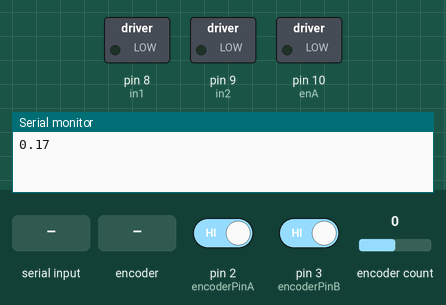
Recording of a sketch running on a simulated Arduino Uno, built with avr-gcc and run on an emulated ATmega328P. Shown: switched loads named in the sketch (green lamp = pin HIGH), the last lines printed to the serial monitor. Inputs (shaded band) come from the test bench; at power-on: pin 2 (encoderPinA) HIGH, pin 3 (encoderPinB) HIGH, encoder count 0.

Above: at 1.2 s.
1.3 s: "-" received over Serial
At 3.5 s:
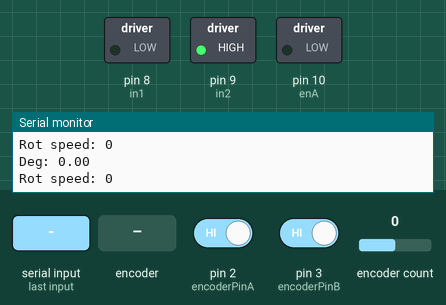
3.8 s: rotary encoder on pin 2 (encoderPinA) / pin 3 (encoderPinB) turned 3 steps (first pin leading)
At 5.4 s:
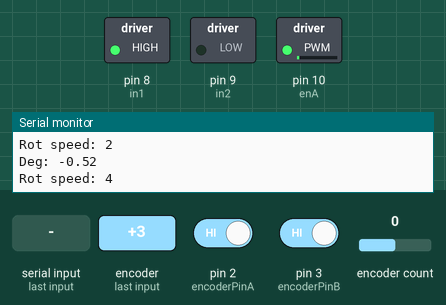
5.9 s: "90,45\n" received over Serial
At 7.3 s:
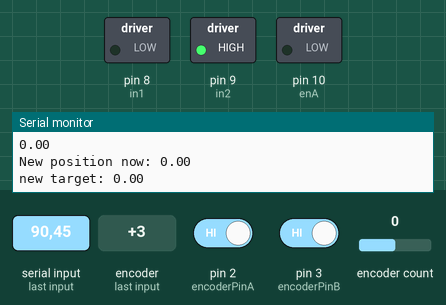
8.4 s: "30,150\n" received over Serial
At 9.2 s:
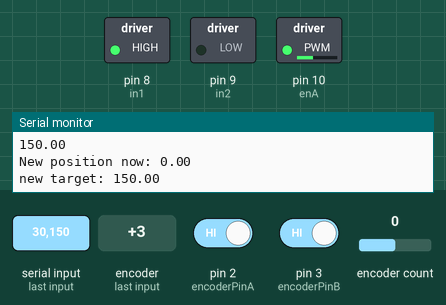
10.9 s: "200\n" received over Serial
At 11.4 s:
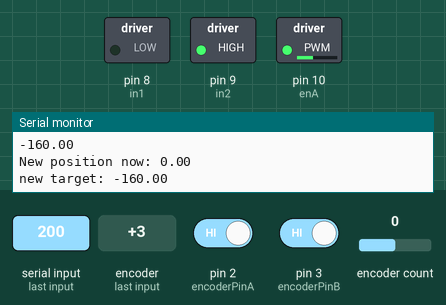
13.4 s: rotary encoder on pin 2 (encoderPinA) / pin 3 (encoderPinB) turned 3 steps (first pin leading)
At 15.1 s:
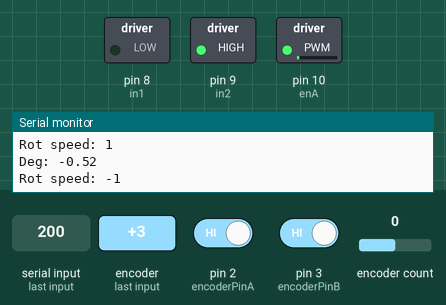
Timing chart, 0 to 16.5 s (numbered marks = the images above; inputs shaded):
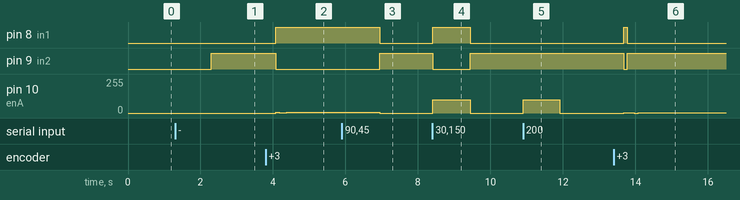

The sketch:

dc_stepper_pid.ino
```cpp
#include <SoftwareSerial.h>
#include <Encoder.h>
#include <PID_v1.h>

#define DEBUG_MODE true

#define enA 10
#define in1 8
#define in2 9

#define encoderPinA 2
#define encoderPinB 3

#define MAX_SPEED 100
#define MIN_SPEED 0
#define ACCEL_SPEED 50

#define CW true
#define CCW false

double ENCODER_STEP = 0.171756;
float Kp = 8, Ki = 0.5, Kd = 1.4;
//float max_Kp = 4, max_Ki = 2;
double Output;
double newPosition;
double target = 0;
PID pid(&newPosition, &Output, &target, Kp, Ki, Kd, DIRECT);

volatile int encoder0Pos = 0;
volatile int encoder0PinALast = LOW;
volatile int n = LOW;
volatile int m = LOW;

int steps = 0, steps_to_print = 1000;

// *** BT ***
SoftwareSerial bt (11,12);  //RX, TX (Switched on the Bluetooth - RX -> TX | TX -> RX)
bool use_bt = false;
int input = 0;
char sign;

// *** Motor ***
bool cur_direction = CW;
bool to_move = false;
bool new_input = false;
bool dir_to_target;
int rot_speed = 50;
double close_enough = ENCODER_STEP;
bool accel = false;

// *** Encoder ***
Encoder myEnc(5, 6);
double oldPosition  = -999;

void CountA()
{
  n = digitalRead(encoderPinA);
  if ((encoder0PinALast == LOW) && (n == HIGH)) {
    if (m == LOW) {                                 // m == direction
      encoder0Pos--;
    }
    else {
      encoder0Pos++;
    }
  }
}
void StateB()
{
  m = digitalRead(encoderPinB);
}

void setup() {
  if (use_bt){
    bt.begin(9600);
    //bt.listen();
  }
  Serial.begin(9600);
  Serial.println(ENCODER_STEP);
  pinMode(enA, OUTPUT);
  pinMode(in1, OUTPUT);
  pinMode(in2, OUTPUT);

  // Encoder
  pinMode (encoderPinA,INPUT);
  pinMode (encoderPinB,INPUT);
  attachInterrupt(1, CountA, CHANGE);
  attachInterrupt(0, StateB, FALLING);

  // PID
  pid.SetMode(AUTOMATIC);
  pid.SetOutputLimits(-(MAX_SPEED-MIN_SPEED), MAX_SPEED-MIN_SPEED);
}

void loop() {

  // *** Read Encoder ***

  newPosition = -encoder0Pos * ENCODER_STEP;
  if (abs(newPosition - oldPosition) > ENCODER_STEP){
    oldPosition = newPosition;
    accel = false;
  }

  // *** Get input ***
  if (use_bt){
    if (bt.available()){
      delay(3);
      sign = bt.read();
      input = (int)bt.read();

      if (sign == '-'){
        input = -input;
      }
      new_input = true;
    }
  }else{
    if (Serial.available() > 0) {
      input = Serial.parseInt();
      new_input = true;
    }
  }


  // *** Move motor ***
  if (new_input){
    new_input = false;
    if (DEBUG_MODE){
      Serial.println(to_deg(input));
      encoder0Pos = 0;
      newPosition = 0;
    }
    //rotate(0);
    input = to_deg(input);
    target = newPosition + input;
    dir_to_target = target>newPosition;
    Serial.print("New position now: "); Serial.println(newPosition);
    Serial.print("new target: "); Serial.println(target);
    to_move = true;
    // TEST
    //if (Output < ACCEL_SPEED){
    //  accel = true;
    //  Serial.print("Acceling: ");Serial.println();
    //}
    // END
  }

  if (to_move)
    move_to_target();
}

void move_to_target(){
  /*if (dir_to_target == CW && target - newPosition > close_enough){
    rotate(rot_speed);
  }else if (dir_to_target == CCW && newPosition - target > close_enough){
    rotate(-rot_speed);*/
  if (abs(to_deg(target - newPosition)) > close_enough){
    pid.Compute();
    // TEST
    //if (accel){
    //  Output = ACCEL_SPEED;
    //}
    // END
    rot_speed = (int)Output;
    /*if (DEBUG_MODE){
      Serial.print("Speed: "); Serial.println(Output);
    }*/
    rotate(rot_speed);
  }else{
    rotate(0);
    //to_move = false;
    /*if (DEBUG_MODE){
      delay(1000);
      Serial.print("Angle from target: "); Serial.println(newPosition-target);
      Serial.print("Target: "); Serial.println(target);
      Serial.print("Position: "); Serial.println(newPosition);
    }*/
    //target = newPosition;
  }
}

void rotate(int rot_speed){
   direction(rot_speed>0);
   analogWrite(enA, abs(rot_speed));
   steps++;
    if (steps % steps_to_print == 0 && DEBUG_MODE){
      Serial.print("Deg: ");Serial.println(newPosition);
      Serial.print("Rot speed: ");Serial.println(rot_speed);
      steps = 0;
    }
}

void direction(bool cw){
  if (cw){
    digitalWrite(in1, HIGH);
    digitalWrite(in2, LOW);
  }else{
    digitalWrite(in1, LOW);
    digitalWrite(in2, HIGH);
  }
}

float to_deg(float deg){
    deg -= floor(deg/360) * 360;
    if (deg > 180){
      deg -= 360;
    }
    return deg;
}
```

Measured:
- after the input at 1.3 s, pin 9 (in2): LOW → HIGH after 1.0 s
- after the input at 3.8 s, pin 8 (in1): LOW → HIGH after 0.28 s; pin 9 (in2): HIGH → LOW after 0.28 s; pin 10 (enA): 0/255 → 7/255 after 0.28 s, → 2/255 0.10 s later, → 6/255 0.20 s later, → 4/255 0.10 s later
- after the input at 5.9 s, pin 8 (in1): HIGH → LOW after 1.0 s; pin 9 (in2): LOW → HIGH after 1.0 s; pin 10 (enA): 4/255 → 0/255 after 1.0 s
- after the input at 8.4 s, pin 8 (in1): LOW → HIGH at once, → LOW 1.0 s later; pin 9 (in2): HIGH → LOW at once, → HIGH 1.0 s later; pin 10 (enA): 0/255 → 100/255 at once, → 0/255 1.0 s later
- after the input at 10.9 s, pin 10 (enA): 0/255 → 100/255 at once, → 0/255 1.0 s later
- after the input at 13.4 s, pin 8 (in1): LOW → HIGH after 0.28 s, → LOW 0.10 s later; pin 9 (in2): HIGH → LOW after 0.28 s, → HIGH 0.10 s later; pin 10 (enA): 0/255 → 1/255 after 0.28 s, → 3/255 0.10 s later, → 0/255 0.20 s later, → 1/255 0.10 s later
